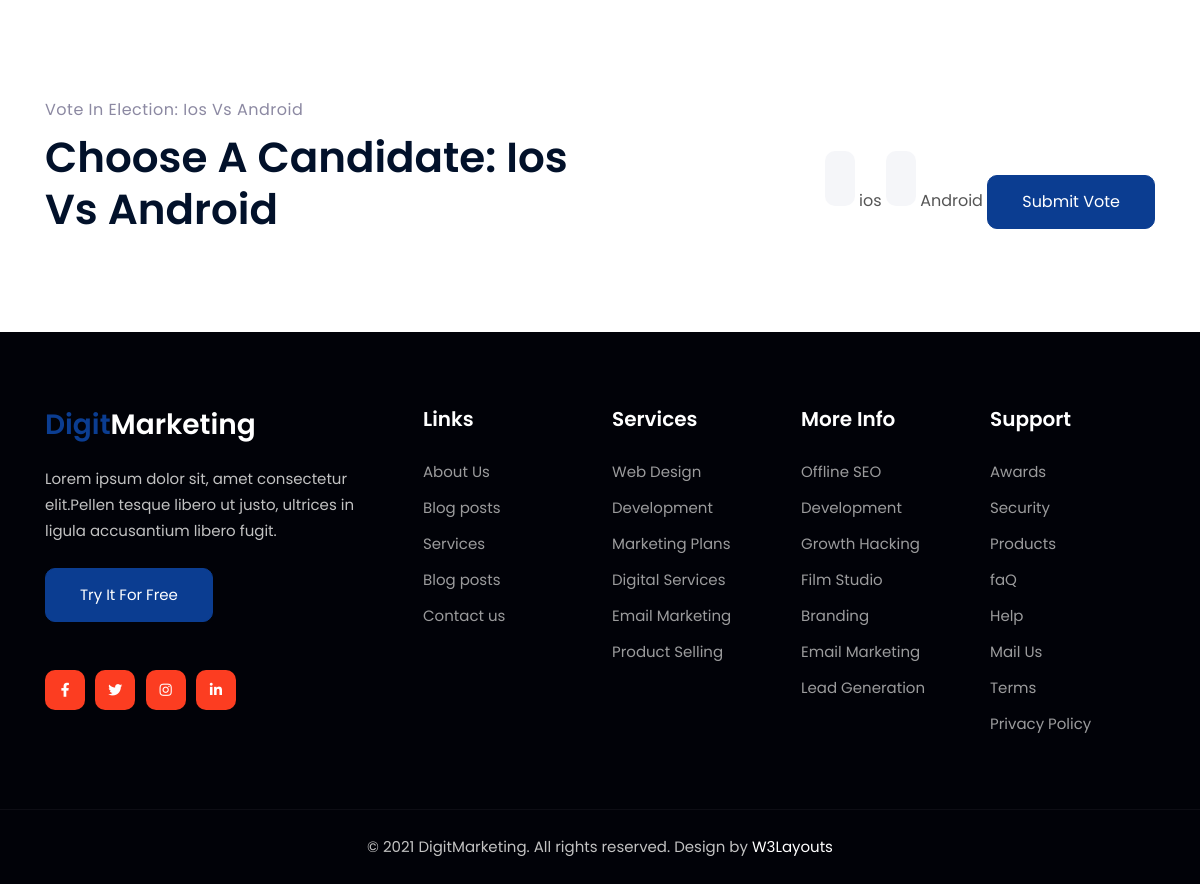
The page /vote/1/ (signed in) on the database its author committed.
### vote/models.py (models this page shows, shortened)
class Election(models.Model):
    election_officer = models.ForeignKey(ElectionOfficerReg, on_delete=models.CASCADE, related_name='elections')
    election_no = models.IntegerField(unique=True)
    name=models.CharField(max_length=20)
    start_time=models.CharField(max_length=20)
    end_time=models.CharField(max_length=20)
    description=models.CharField(max_length=200)
    status=models.CharField(max_length=20,choices=choice)

class Candidate(models.Model):
    election = models.ForeignKey(Election, related_name='candidates', on_delete=models.CASCADE)
    name = models.CharField(max_length=255)
    profile_picture = models.ImageField(upload_to='candidates/', null=True, blank=True)
    description = models.TextField()
    subname = models.CharField(max_length=255)

### vote/views.py (the view, shortened to what this page needs)
# urls.py: path('vote/<int:election_id>/', views.vote, name='vote'),
def vote(request, election_id):
    voter_username = request.session.get('cs')
    if not voter_username:
        return redirect('login')
    voter = get_object_or_404(VoterReg, username=voter_username)
    election = get_object_or_404(Election, id=election_id)
    candidates = Candidate.objects.filter(election=election)
    eligible_voter = EligibleVoter.objects.filter(election=election, phone_number=voter.contact).first()
    if not eligible_voter:
        return render(request, 'vote.html', {
            'election': election,
            'candidates': candidates,
            'message': 'You are not eligible to vote in this election. Please contact the election officer.'
        })
    return render(request, 'vote.html', {'election': election, 'candidates': candidates})

### vote/templates/vote.html (shortened to what this page needs)
{% load static %}
<!doctype html>
<html lang="en">
<head>
    <link rel="stylesheet" href="{% static 'css/style-starter.css' %}">
</head>
<body>
    <section class="w3l-project-main">
        <div class="container">
            <div class="w3l-project py-md-5 py-4">
                <div class="row py-5 align-items-center">
                    <div class="col-lg-6 w3l-project-right">
                        <div class="bottom-info">
                            <div class="header-section pr-lg-5">
                                <h6 class="title-subhny mb-2">Vote in Election: {{ election.name }}</h6>
                                <h3 class="title-w3l">Choose a candidate: {{ election.name }}
                                </h3>
                            </div>
                        </div>
                    </div>
                    <div class="col-lg-6 w3l-project-left">
                        {% if candidates %}
                        <form method="post" class="subscribe-wthree mt-lg-5 mt-4">
                            <div class="">
                                {% for candidate in candidates %}
                                <input type="radio" name="candidate_id" value="{{ candidate.id }}" id="candidate-{{ candidate.id }}">
                                <label for="candidate-{{ candidate.id }}">{{ candidate.name }}</label>
                                {% endfor %}
                                <button class="btn btn-style btn-primary  ml-5" onclick="return confirm('Are you sure you want to vote?')" type="submit">Submit Vote</button>
                            </div>
                        </form>
                        {% endif %}
                    </div>
                </div>
            </div>
        </div>
    </section>
    <section class="w3l-footer-29-main">
        <div class="footer-29 py-5">
            <div class="container py-lg-4">
                <div class="row footer-top-29">
                    <div class="col-lg-4 col-md-6 footer-list-29 footer-1 pe-lg-5">
                        <div class="footer-logo mb-4">
                            <h2><a class="navbar-brand" href="index.html">
                                    <span class="sublog">Digit</span>Marketing
                                </a></h2>
                        </div>
                        <p>Lorem ipsum dolor sit, amet consectetur elit.Pellen tesque libero ut justo, ultrices in ligula accusantium libero fugit.
                        </p>
                        <div class="w3l-two-buttons mt-4">
                            <a href="#trail" class="btn btn-primary btn-style"> Try it For Free </a>
                        </div>
                        <div class="main-social-footer-29 mt-5">
                            <a href="#facebook" class="facebook"><span class="fab fa-facebook-f"></span></a>
                            <a href="#twitter" class="twitter"><span class="fab fa-twitter"></span></a>
                            <a href="#instagram" class="instagram"><span class="fab fa-instagram"></span></a>
                            <a href="#linkedin" class="linkedin"><span class="fab fa-linkedin-in"></span></a>
                        </div>
                    </div>
                    <div class="col-lg-2 col-md-6 footer-list-29 footer-2 mt-sm-0 mt-5">
                        <ul>
                            <h6 class="footer-title-29">Links</h6>
                            <li><a href="about.html">About Us</a></li>
                            <li><a href="blog.html"> Blog posts</a></li>
                            <li><a href="services.html">Services</a></li>
                            <li><a href="blog.html"> Blog posts</a></li>
                            <li><a href="contact.html">Contact us</a></li>
                        </ul>
                    </div>
                    <div class="col-lg-2 col-md-6 footer-list-29 footer-3 mt-lg-0 mt-5">
                        <h6 class="footer-title-29">Services</h6>
                        <ul>
                            <li><a href="#traning">Web Design</a></li>
                            <li><a href="#traning">Development</a></li>
                            <li><a href="#traning">Marketing Plans</a></li>
                            <li><a href="#marketplace">Digital Services</a></li>
                            <li><a href="#experts">Email Marketing</a></li>
                            <li><a href="#platform">Product Selling</a></li>
                        </ul>
                    </div>
                    <div class="col-lg-2 col-md-6  footer-list-29 footer-4 mt-lg-0 mt-5">
                        <h6 class="footer-title-29">More Info</h6>
                        <ul>
                            <li><a href="#seo">Offline SEO</a></li>
                            <li><a href="#traning">Development</a></li>
                            <li><a href="#hack">Growth Hacking</a></li>
                            <li><a href="#studio">Film Studio</a></li>
                            <li><a href="#branding">Branding</a></li>
                            <li><a href="#experts">Email Marketing</a></li>
                            <li><a href="#marketplace">Lead Generation</a></li>
                        </ul>
                    </div>
                    <div class="col-lg-2 col-md-6  footer-list-29 footer-4 mt-lg-0 mt-5">
                        <h6 class="footer-title-29">Support</h6>
                        <ul>
                            <li><a href="#awards">Awards</a></li>
                            <li><a href="#secutiry">Security</a></li>
                            <li><a href="#proj">Products</a></li>
                            <li><a href="#efaq">faQ</a></li>
                            <li><a href="#help">Help</a></li>
                            <li><a href="#mail">Mail Us</a></li>
                            <li><a href="#terms">Terms
                                </a></li>
                            <li><a href="#policy">Privacy Policy</a></li>
                        </ul>
                    </div>
                </div>
            </div>
        </div>
        <section class="w3l-copyright text-center">
            <div class="container">
                <p class="copy-footer-29">© 2021 DigitMarketing. All rights reserved. Design by <a href="https://w3layouts.com/" target="_blank">
                        W3Layouts</a></p>
            </div>
        </section>
    </section>
</body>
</html>

### rows shown on the page
Election: name "Ios Vs Android"
Candidate: name "ios"
Candidate: name "Android"
